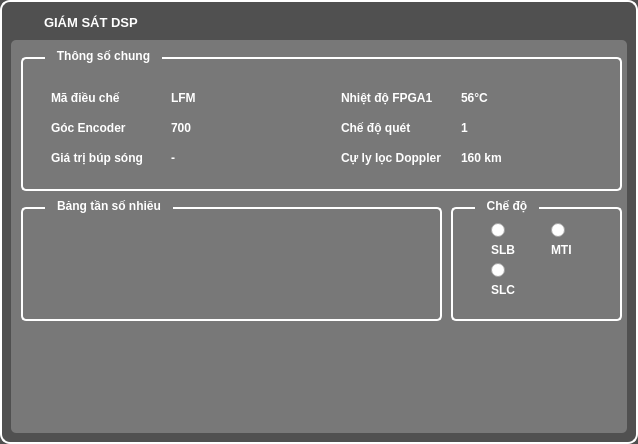
<?xml version="1.0" encoding="UTF-8"?>
<ui version="4.0">
 <class>GiamSat_DSP_Form</class>
 <widget class="QWidget" name="GiamSat_DSP_Form">
  <property name="geometry">
   <rect>
    <x>0</x>
    <y>0</y>
    <width>638</width>
    <height>444</height>
   </rect>
  </property>
  <property name="minimumSize">
   <size>
    <width>638</width>
    <height>444</height>
   </size>
  </property>
  <property name="maximumSize">
   <size>
    <width>638</width>
    <height>444</height>
   </size>
  </property>
  <property name="windowTitle">
   <string>Form</string>
  </property>
  <property name="styleSheet">
   <string notr="true">QWidget#GiamSat_DSP_Form {
background-color: rgb(80, 80, 80);
border-radius: 10px;
border-width: 2;
border-style: solid;
border-color: rgb(255, 255, 255);
}
QGroupBox {
border-radius: 5px;
border-width: 2;
border-style: solid;
border-color: rgb(255, 255, 255);
}
* {
color: white;
font-weight: bold;
}</string>
  </property>
  <layout class="QVBoxLayout" name="verticalLayout">
   <item>
    <widget class="QLabel" name="label_17">
     <property name="maximumSize">
      <size>
       <width>100000</width>
       <height>23</height>
      </size>
     </property>
     <property name="font">
      <font>
       <pointsize>10</pointsize>
       <weight>75</weight>
       <bold>true</bold>
      </font>
     </property>
     <property name="styleSheet">
      <string notr="true">padding-left: 30;
color: white;</string>
     </property>
     <property name="text">
      <string notr="true">GIÁM SÁT DSP</string>
     </property>
     <property name="textFormat">
      <enum>Qt::AutoText</enum>
     </property>
    </widget>
   </item>
   <item>
    <widget class="QFrame" name="frame">
     <property name="styleSheet">
      <string notr="true">QFrame#frame {
background-color: rgb(120, 120, 120);
border-radius: 5px;
border-width: 0;
}
QGroupBox {
margin-top: 7;
}
QGroupBox::title {
top: -8;
left: 24;
padding-left: 10px;
padding-right: 10px;
}</string>
     </property>
     <property name="frameShape">
      <enum>QFrame::StyledPanel</enum>
     </property>
     <property name="frameShadow">
      <enum>QFrame::Raised</enum>
     </property>
     <widget class="QGroupBox" name="groupBox_3">
      <property name="geometry">
       <rect>
        <x>440</x>
        <y>160</y>
        <width>171</width>
        <height>121</height>
       </rect>
      </property>
      <property name="title">
       <string>Chế độ</string>
      </property>
      <widget class="QRadioButton" name="radioButton">
       <property name="geometry">
        <rect>
         <x>40</x>
         <y>20</y>
         <width>16</width>
         <height>21</height>
        </rect>
       </property>
       <property name="layoutDirection">
        <enum>Qt::LeftToRight</enum>
       </property>
       <property name="text">
        <string/>
       </property>
      </widget>
      <widget class="QRadioButton" name="radioButton_2">
       <property name="geometry">
        <rect>
         <x>100</x>
         <y>20</y>
         <width>16</width>
         <height>21</height>
        </rect>
       </property>
       <property name="layoutDirection">
        <enum>Qt::LeftToRight</enum>
       </property>
       <property name="text">
        <string/>
       </property>
      </widget>
      <widget class="QRadioButton" name="radioButton_3">
       <property name="geometry">
        <rect>
         <x>40</x>
         <y>60</y>
         <width>16</width>
         <height>21</height>
        </rect>
       </property>
       <property name="layoutDirection">
        <enum>Qt::LeftToRight</enum>
       </property>
       <property name="text">
        <string/>
       </property>
      </widget>
      <widget class="QLabel" name="label_14">
       <property name="geometry">
        <rect>
         <x>40</x>
         <y>40</y>
         <width>31</width>
         <height>20</height>
        </rect>
       </property>
       <property name="text">
        <string>SLB</string>
       </property>
      </widget>
      <widget class="QLabel" name="label_15">
       <property name="geometry">
        <rect>
         <x>100</x>
         <y>40</y>
         <width>31</width>
         <height>20</height>
        </rect>
       </property>
       <property name="text">
        <string>MTI</string>
       </property>
      </widget>
      <widget class="QLabel" name="label_16">
       <property name="geometry">
        <rect>
         <x>40</x>
         <y>80</y>
         <width>31</width>
         <height>20</height>
        </rect>
       </property>
       <property name="text">
        <string>SLC</string>
       </property>
      </widget>
     </widget>
     <widget class="QGroupBox" name="groupBox_2">
      <property name="geometry">
       <rect>
        <x>10</x>
        <y>160</y>
        <width>421</width>
        <height>121</height>
       </rect>
      </property>
      <property name="title">
       <string>Bảng tần số nhiễu</string>
      </property>
     </widget>
     <widget class="QGroupBox" name="groupBox">
      <property name="geometry">
       <rect>
        <x>10</x>
        <y>10</y>
        <width>601</width>
        <height>141</height>
       </rect>
      </property>
      <property name="title">
       <string>Thông số chung</string>
      </property>
      <widget class="QLabel" name="label_2">
       <property name="geometry">
        <rect>
         <x>30</x>
         <y>40</y>
         <width>111</width>
         <height>16</height>
        </rect>
       </property>
       <property name="text">
        <string>Mã điều chế</string>
       </property>
      </widget>
      <widget class="QLabel" name="label_3">
       <property name="geometry">
        <rect>
         <x>150</x>
         <y>40</y>
         <width>111</width>
         <height>16</height>
        </rect>
       </property>
       <property name="text">
        <string>LFM</string>
       </property>
      </widget>
      <widget class="QLabel" name="label_4">
       <property name="geometry">
        <rect>
         <x>440</x>
         <y>40</y>
         <width>111</width>
         <height>16</height>
        </rect>
       </property>
       <property name="text">
        <string>56°C</string>
       </property>
      </widget>
      <widget class="QLabel" name="label_5">
       <property name="geometry">
        <rect>
         <x>320</x>
         <y>40</y>
         <width>111</width>
         <height>16</height>
        </rect>
       </property>
       <property name="text">
        <string>Nhiệt độ FPGA1</string>
       </property>
      </widget>
      <widget class="QLabel" name="label_6">
       <property name="geometry">
        <rect>
         <x>440</x>
         <y>70</y>
         <width>111</width>
         <height>16</height>
        </rect>
       </property>
       <property name="text">
        <string>1</string>
       </property>
      </widget>
      <widget class="QLabel" name="label_7">
       <property name="geometry">
        <rect>
         <x>320</x>
         <y>70</y>
         <width>111</width>
         <height>16</height>
        </rect>
       </property>
       <property name="text">
        <string>Chế độ quét</string>
       </property>
      </widget>
      <widget class="QLabel" name="label_8">
       <property name="geometry">
        <rect>
         <x>150</x>
         <y>70</y>
         <width>111</width>
         <height>16</height>
        </rect>
       </property>
       <property name="text">
        <string>700</string>
       </property>
      </widget>
      <widget class="QLabel" name="label_9">
       <property name="geometry">
        <rect>
         <x>30</x>
         <y>70</y>
         <width>111</width>
         <height>16</height>
        </rect>
       </property>
       <property name="text">
        <string>Góc Encoder</string>
       </property>
      </widget>
      <widget class="QLabel" name="label_10">
       <property name="geometry">
        <rect>
         <x>440</x>
         <y>100</y>
         <width>111</width>
         <height>16</height>
        </rect>
       </property>
       <property name="text">
        <string>160 km</string>
       </property>
      </widget>
      <widget class="QLabel" name="label_11">
       <property name="geometry">
        <rect>
         <x>150</x>
         <y>100</y>
         <width>111</width>
         <height>16</height>
        </rect>
       </property>
       <property name="text">
        <string>-</string>
       </property>
      </widget>
      <widget class="QLabel" name="label_12">
       <property name="geometry">
        <rect>
         <x>30</x>
         <y>100</y>
         <width>111</width>
         <height>16</height>
        </rect>
       </property>
       <property name="text">
        <string>Giá trị búp sóng</string>
       </property>
      </widget>
      <widget class="QLabel" name="label_13">
       <property name="geometry">
        <rect>
         <x>320</x>
         <y>100</y>
         <width>111</width>
         <height>16</height>
        </rect>
       </property>
       <property name="text">
        <string>Cự ly lọc Doppler</string>
       </property>
      </widget>
     </widget>
    </widget>
   </item>
  </layout>
 </widget>
 <resources/>
 <connections/>
</ui>
